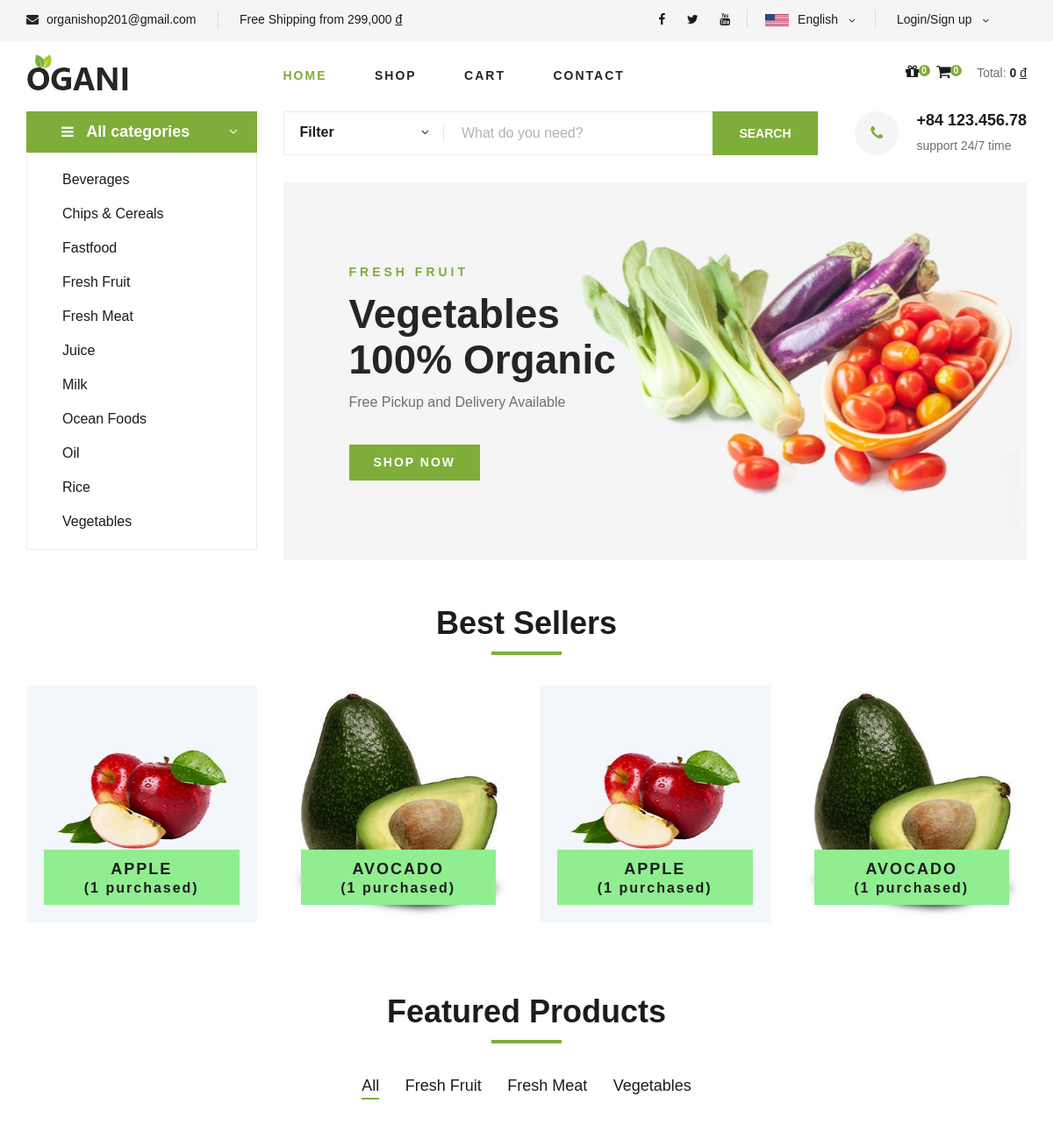
Before: / (upper part) with the older database file.
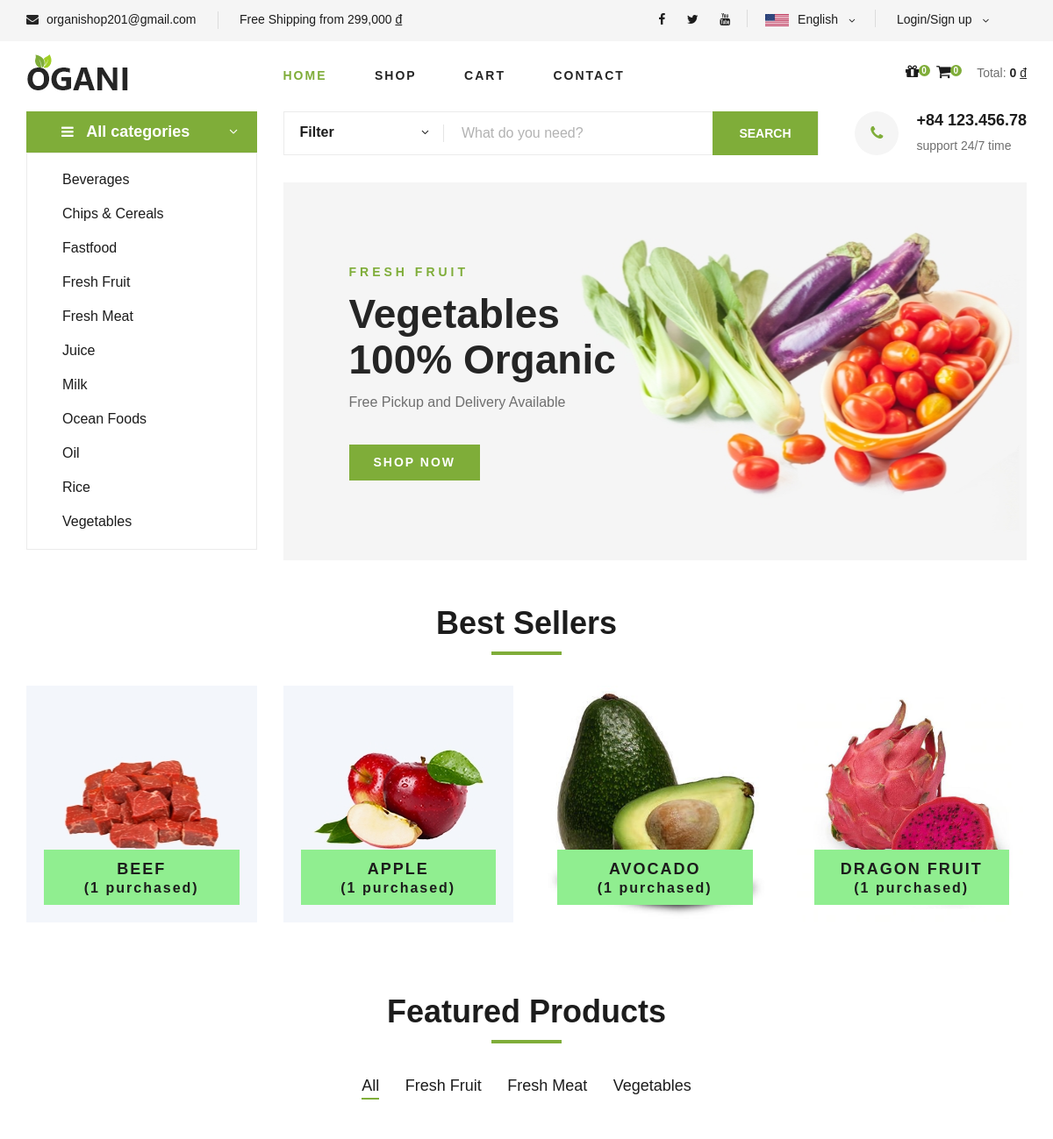
After: the same page with the newer database file.
### tables this page shows
CREATE TABLE `category` (
  `id_category` varchar(100) NOT NULL,
  `name_category` varchar(100) NOT NULL DEFAULT 'Default name',
  `date_created_category` datetime DEFAULT NULL,
  `latest_date_updated_category` datetime DEFAULT NULL
);

CREATE TABLE `item` (
  `id_item` varchar(100) NOT NULL,
  `name_item` varchar(100) NOT NULL,
  `avatar_item` varchar(500) NOT NULL,
  `detail_item_1` varchar(500) DEFAULT NULL,
  `detail_item_2` varchar(500) DEFAULT NULL,
  `detail_item_3` varchar(500) DEFAULT NULL,
  `description_item` varchar(500) DEFAULT NULL,
  `price_item` float NOT NULL DEFAULT 0,
  `unit_item` varchar(10) DEFAULT 'kg',
  `availability_item` tinyint(1) NOT NULL DEFAULT 1,
  `weight_item` float NOT NULL DEFAULT 0,
  `sale_off_item` float NOT NULL DEFAULT 0,
  `featured` tinyint(1) NOT NULL DEFAULT 0,
  `num_purchased` int(11) NOT NULL DEFAULT 0,
  `date_created_item` datetime DEFAULT NULL,
  `latest_date_updated_item` datetime DEFAULT NULL,
  `category_item` varchar(100) DEFAULT NULL
);

### mvc/core/Controller.php (called while the page is built, shortened)
<?php
class Controller{
    final public function view($view, $data = []){
        require_once "./mvc/views/".$view.".php";
    }
}
?>

### mvc/controllers/Home.php (called while the page is built, shortened)
<?php
class Home extends Controller{
    protected $item_object;
    protected $category_object;
    final public function __construct(){
        $this->item_object = $this->model("Item");
        $this->category_object = $this->model("Category");
    }
    public function action(){
        $num_orders = 0;
        $arr_cookie = [];
        ksort($arr_cookie);
        $this->view("Master1", array(
            "page"=>"home",
            "total"=>$this->item_object->get_total(),
            "num_orders"=>$num_orders,
            "item_cart_list"=>$this->item_object->get_item_list($arr_cookie),
            "category_list"=>$this->category_object->get_all_categories(),
            "best_seller_item_list"=>$this->item_object->get_best_seller(),
            "latest_item_list"=>$this->item_object->get_latest_items(),
            "featured_category_list"=>$this->item_object->get_featured_categories(),
            "featured_item_list"=>$this->item_object->get_featured_items(),
            "top_rated_item_list"=>$this->item_object->get_top_rated_items(),
            "top_review_item_list"=>$this->item_object->get_top_review_items()
        ));
    }
}
?>

### mvc/core/App.php (called while the page is built, shortened)
<?php
class App{
    protected $action = "Action";
    final public function __construct(){
        $arr = $this->url_process();
        $this->controller = new $this->controller();
        $this->params = $arr?array_values($arr):[];
        call_user_func_array([$this->controller, $this->action], $this->params);
    }
}
?>

### index.php (called while the page is built, shortened)
<?php
$app = new App();
?>

### mvc/core/Database.php (called while the page is built, shortened)
<?php
class Database{
    protected $conn;
    protected $servername = "localhost";
    protected $username = "root";
    protected $password = "";
    protected $dbname = "tmdt";
    final public function __construct(){
        $this->conn = mysqli_connect($this->servername, $this->username, $this->password);
        mysqli_select_db($this->conn, $this->dbname);
        mysqli_query($this->conn, "SET NAMES 'utf-8'");
    }
    public function query_return_arr($sql){
        $array_result = array();
        $sql_result = mysqli_query($this->conn, $sql);
        if($sql_result){
            while($row = mysqli_fetch_assoc($sql_result)){
                $array_result[] = $row;
            }
        }
        return json_encode($array_result);
    }
}
?>

### mvc/models/Category.php (called while the page is built, shortened)
<?php
class Category extends Database{
    public function get_all_categories(){
        $sql = "SELECT * FROM category";
        return $this->query_return_arr($sql);
    }
}
?>

### mvc/models/Item.php (called while the page is built, shortened)
<?php
class Item extends Database{
    public function get_best_seller(){
        $sql = "SELECT id_item, name_item, avatar_item, num_purchased".
        " FROM item WHERE num_purchased > 0 ORDER BY num_purchased DESC LIMIT 6";
        return $this->query_return_arr($sql);
    }
}
?>

### mvc/views/pages/home.php (the view, shortened to what the rows shown need)
<section class="categories">
    <div class="container">
        <div class="section-title">
            <h2>Best Sellers</h2>
        </div>
        <div class="row">
            <div class="categories__slider owl-carousel">
                <?php $best_seller_item_list = json_decode($data['best_seller_item_list']);
                foreach($best_seller_item_list as $value){
                ?>
                <div class="col-lg-3">
                    <div class="categories__item set-bg" data-setbg="/tmdt_201/<?php echo $value->avatar_item; ?>">
                        <h5>
                            <a href="http://localhost/tmdt_201/shop/detail/<?php echo $value->id_item; ?>">
                                <?php echo $value->name_item; ?>
                                <span>(<?php echo $value->num_purchased; ?> purchased)</span>
                            </a>
                        </h5>
                    </div>
                </div>
                <?php }?>
            </div>
        </div>
    </div>
</section>
<section class="featured spad">
    <div class="container">
        <div class="row">
            <div class="col-lg-12">
                <div class="section-title">
                    <h2>Featured Products</h2>
                </div>
            </div>
        </div>
    </div>
</section>

### mvc/views/Master1.php (shortened to what the rows shown need)
<!DOCTYPE html>
<html lang="zxx">
    <head>
        <link rel="stylesheet" href="/tmdt_201/public/master1/css/google-font.css" type="text/css">
        <link rel="stylesheet" href="/tmdt_201/public/master1/css/bootstrap.min.css" type="text/css">
        <link rel="stylesheet" href="/tmdt_201/public/master1/css/font-awesome.min.css" type="text/css">
        <link rel="stylesheet" href="/tmdt_201/public/master1/css/elegant-icons.css" type="text/css">
        <link rel="stylesheet" href="/tmdt_201/public/master1/css/nice-select.css" type="text/css">
        <link rel="stylesheet" href="/tmdt_201/public/master1/css/jquery-ui.min.css" type="text/css">
        <link rel="stylesheet" href="/tmdt_201/public/master1/css/owl.carousel.min.css" type="text/css">
        <link rel="stylesheet" href="/tmdt_201/public/master1/css/slicknav.min.css" type="text/css">
        <link rel="stylesheet" href="/tmdt_201/public/master1/css/dataTables.bootstrap.min.css" type="text/css">
        <link rel="stylesheet" href="/tmdt_201/public/master1/css/style.css" type="text/css">
    </head>
    <body>
        <?php if(!isset($data['cms'])){?>
        <section class="hero<?php echo $data["page"] == "home"?'':' hero-normal'; ?>">
            <div class="container">
                <div class="row">
                    <div class="col-lg-3">
                        <div class="hero__categories">
                            <ul>
                                <?php $category_list = json_decode($data["category_list"]);
                                for($row = 0; $row < count($category_list); $row++){
                                ?>
                                <li><a href="http://localhost/tmdt_201/shop/category/<?php echo $category_list[$row]->id_category; ?>" class="language-option"><?php echo $category_list[$row]->name_category; ?></a></li>
                                <?php }?>
                            </ul>
                        </div>
                    </div>
                    <div class="col-lg-9">
                        <?php if($data["page"] == "home"){?>
                        <div class="hero__item set-bg" data-setbg="/tmdt_201/public/master1/images/hero/banner.jpg">
                            <div class="hero__text">
                                <h2>Vegetables <br />100% Organic</h2>
                            </div>
                        </div>
                        <?php }?>
                    </div>
                </div>
            </div>
        </section>
        <?php }?>
        <?php
        require_once "./mvc/views/pages/".$data["page"].".php";
        ?>
    </body>
</html>

Changed rows visible on the page:
now on this page (row edited): item: shows a picture, name_item "BEEF", num_purchased "1"
now on this page (row edited): item: shows a picture, name_item "DRAGON FRUIT", num_purchased "1"
